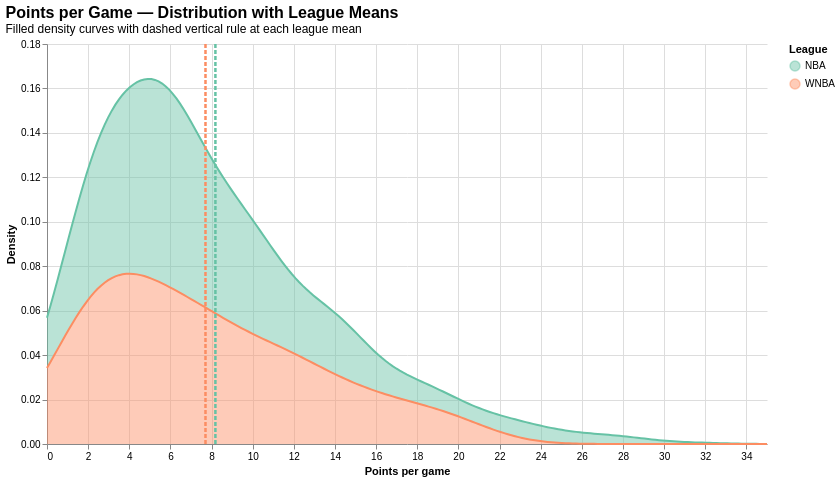

Notebook cell for this chart:
### Markdown cell above
### 2. Points per game — layered density with league means (Altair)

Layered Altair chart: smoothed density curves of points per game for each league, overlaid with a dashed vertical rule on top marking each league's mean — combining the distribution shape and the central tendency in a single layered mark.

### Code cell
pts_data = combined[['PTS', 'League']].dropna()

density = alt.Chart(pts_data).transform_density(
    'PTS',
    as_=['PTS', 'density'],
    groupby=['League'],
    extent=[0, 35],
    steps=200,
).mark_area(opacity=0.45, line={'strokeWidth': 2}).encode(
    x=alt.X('PTS:Q', title='Points per game'),
    y=alt.Y('density:Q', title='Density'),
    color=alt.Color('League:N', scale=ALT_LEAGUE_COLORS),
)

means_pts = combined.groupby('League', as_index=False)['PTS'].mean()
rules = alt.Chart(means_pts).mark_rule(strokeDash=[4, 2], strokeWidth=2.5).encode(
    x='PTS:Q',
    color=alt.Color('League:N', scale=ALT_LEAGUE_COLORS),
    tooltip=['League:N', alt.Tooltip('PTS:Q', title='Mean PTS', format='.2f')],
)

chart_pts = (density + rules).properties(
    width=720, height=400,
    title=alt.TitleParams(
        'Points per Game — Distribution with League Means',
        subtitle='Filled density curves with dashed vertical rule at each league mean',
        anchor='start', fontSize=16,
    ),
).configure_view(stroke=None)

show_altair(chart_pts)

### Figure 1 — Vega-Lite specification as saved in the notebook (floating-point values rounded to 4 significant figures; data arrays with more than 128 entries replaced by an {"elided": "..."} marker saying what was removed)
{"$schema": "https://vega.github.io/schema/vega-lite/v6.4.1.json", "config": {"view": {"continuousHeight": 300, "continuousWidth": 300, "stroke": null}}, "datasets": {"data-c1b4666d1b301d88e6301ab279fc02b9": [{"League": "NBA", "PTS": 8.186}, {"League": "WNBA", "PTS": 7.704}], "data-da14b89b2797f837f2ff2fe4b4262ca2": {"elided": "738 records"}}, "height": 400, "layer": [{"data": {"name": "data-da14b89b2797f837f2ff2fe4b4262ca2"}, "encoding": {"color": {"field": "League", "scale": {"domain": ["NBA", "WNBA"], "range": ["#66c2a5", "#fc8d62"]}, "type": "nominal"}, "x": {"field": "PTS", "title": "Points per game", "type": "quantitative"}, "y": {"field": "density", "title": "Density", "type": "quantitative"}}, "mark": {"line": {"strokeWidth": 2}, "opacity": 0.45, "type": "area"}, "transform": [{"as": ["PTS", "density"], "density": "PTS", "extent": [0, 35], "groupby": ["League"], "steps": 200}]}, {"data": {"name": "data-c1b4666d1b301d88e6301ab279fc02b9"}, "encoding": {"color": {"field": "League", "scale": {"domain": ["NBA", "WNBA"], "range": ["#66c2a5", "#fc8d62"]}, "type": "nominal"}, "tooltip": [{"field": "League", "type": "nominal"}, {"field": "PTS", "format": ".2f", "title": "Mean PTS", "type": "quantitative"}], "x": {"field": "PTS", "type": "quantitative"}}, "mark": {"strokeDash": [4, 2], "strokeWidth": 2.5, "type": "rule"}}], "title": {"anchor": "start", "fontSize": 16, "subtitle": "Filled density curves with dashed vertical rule at each league mean", "text": "Points per Game — Distribution with League Means"}, "width": 720}
